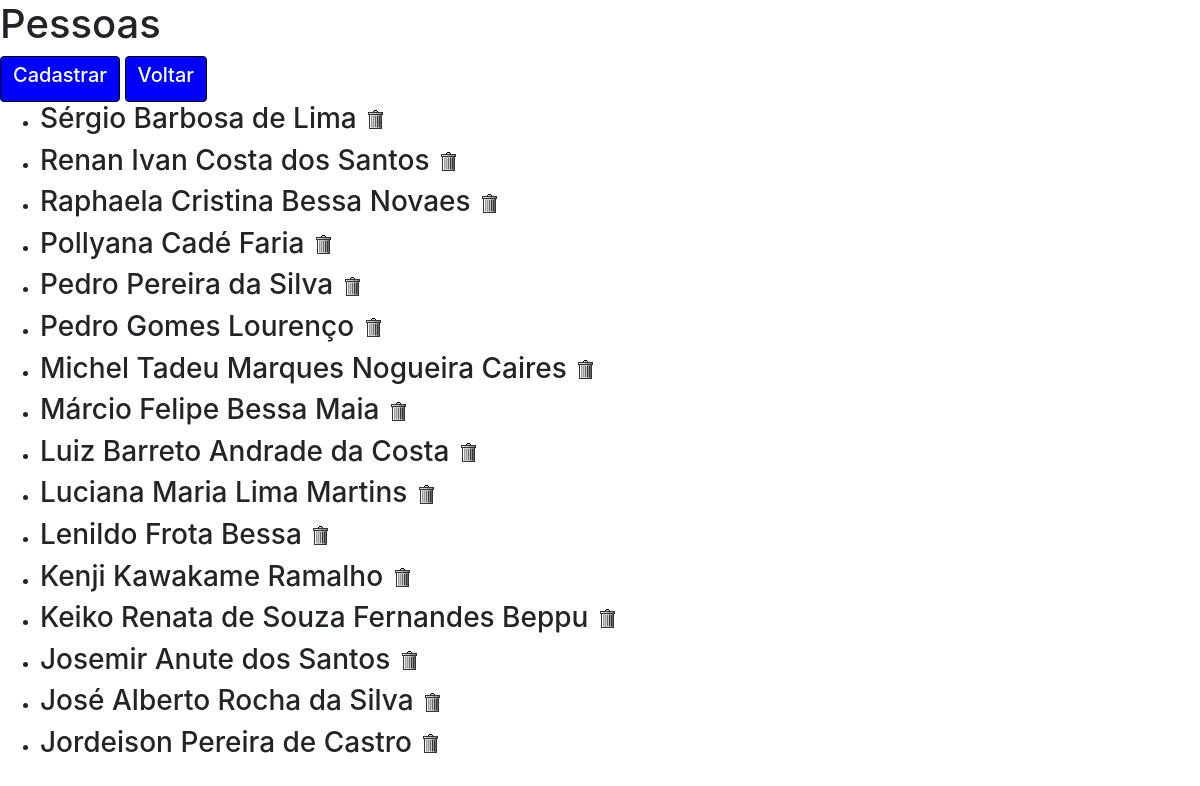
The app's page /lista_pessoas with its own data.
### app1/models.py (models this page shows)
class Pessoa(models.Model):
    nome = models.CharField('Nome', max_length=100)
    imagem = StdImageField('Foto de perfil', upload_to='perfil', variations={'thumb': (90, 90)}, blank=True)
    def __str__(self):
        return self.nome

### app1/views.py (the view)
# urls.py: path('lista_pessoas', lista_pessoas, name='lista_pessoas'),
def lista_pessoas(request):
    pessoas = Pessoa.objects.all()
    print(pessoas)
    return render(request, 'lista_pessoas.html', {'pessoas':pessoas})

### app1/templates/lista_pessoas.html (shortened to what this page needs)
{% load bootstrap4 %}
{% load static %}
<!DOCTYPE html>
<html lang="pt-br">
<head>
    {% bootstrap_css %}
</head>
<body>
    <h1>Pessoas</h1>
    <button type="submit" class="btn bnt-secondary" style="background-color:blue; color:white; border-color:black">
        <a style="color:white" href="/pessoa"><h5>Cadastrar</h5></a>
    </button>
    <button type="submit" class="btn bnt-secondary" style="background-color:blue; color:white; border-color:black">
        <a style="color:white" href="/"><h5>Voltar</h5></a>
    </button>
    <ul>
        {% for pessoa in pessoas %}
            <li>
                <h3>
                    {{ pessoa.nome }}      <a href="{% url 'deletar_pessoa' pessoa.id %}"><img src="{% static 'img/Delete24.gif' %}"></a>
                </h3>
            </li>
        {% endfor %}
    </ul>
</body>
</html>

### records on screen
Pessoa: nome "Sérgio Barbosa de Lima"
Pessoa: nome "Renan Ivan Costa dos Santos"
Pessoa: nome "Raphaela Cristina Bessa Novaes"
Pessoa: nome "Pollyana Cadé Faria"
Pessoa: nome "Pedro Pereira da Silva"
Pessoa: nome "Pedro Gomes Lourenço"
Pessoa: nome "Michel Tadeu Marques Nogueira Caires"
Pessoa: nome "Márcio Felipe Bessa Maia"
Pessoa: nome "Luiz Barreto Andrade da Costa"
Pessoa: nome "Luciana Maria Lima Martins"
Pessoa: nome "Lenildo Frota Bessa"
Pessoa: nome "Kenji Kawakame Ramalho"
Pessoa: nome "Keiko Renata de Souza Fernandes Beppu"
Pessoa: nome "Josemir Anute dos Santos"
Pessoa: nome "José Alberto Rocha da Silva"
Pessoa: nome "Jordeison Pereira de Castro"
